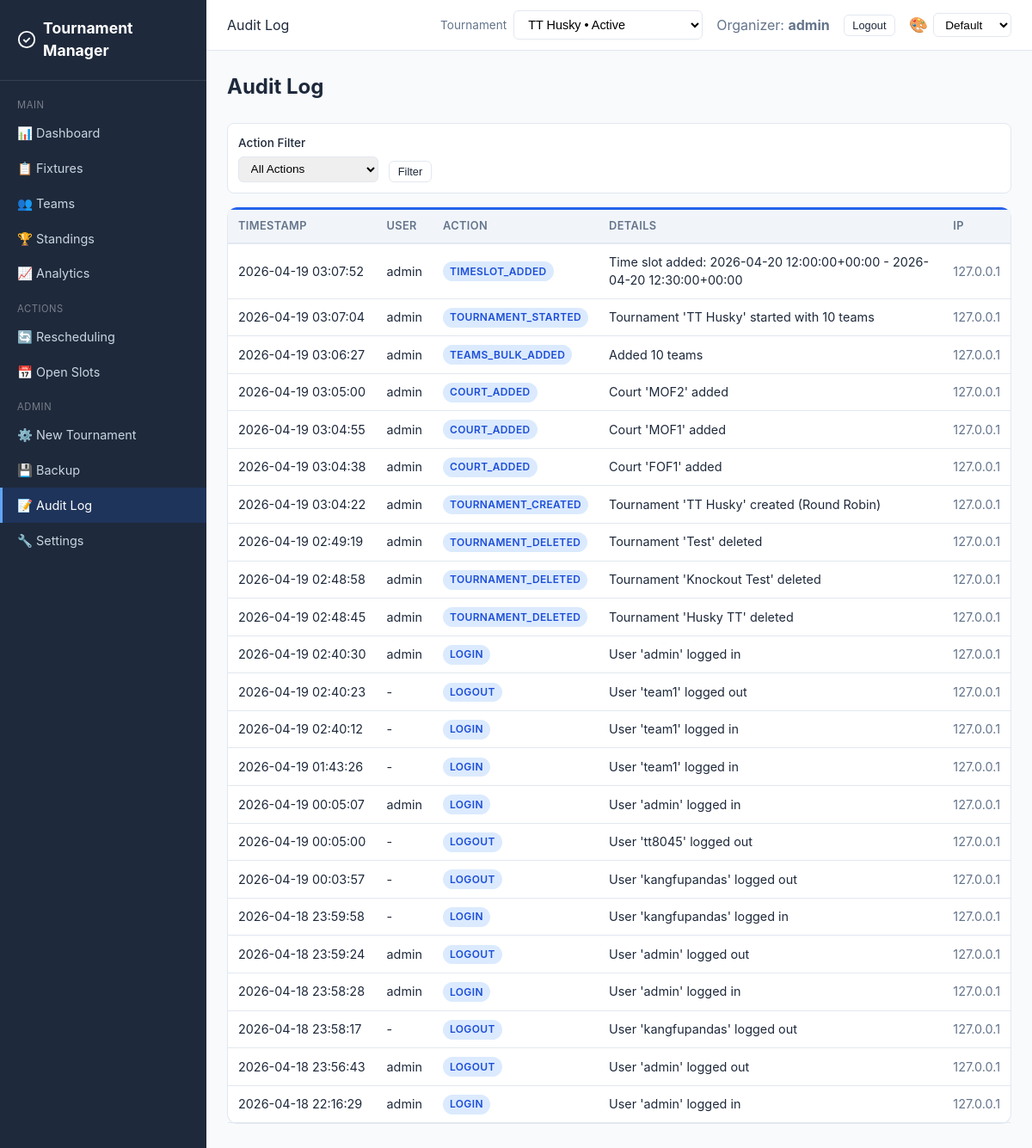
/audit-log/?page=4&action= (signed in), run on an earlier commit of the app's database.
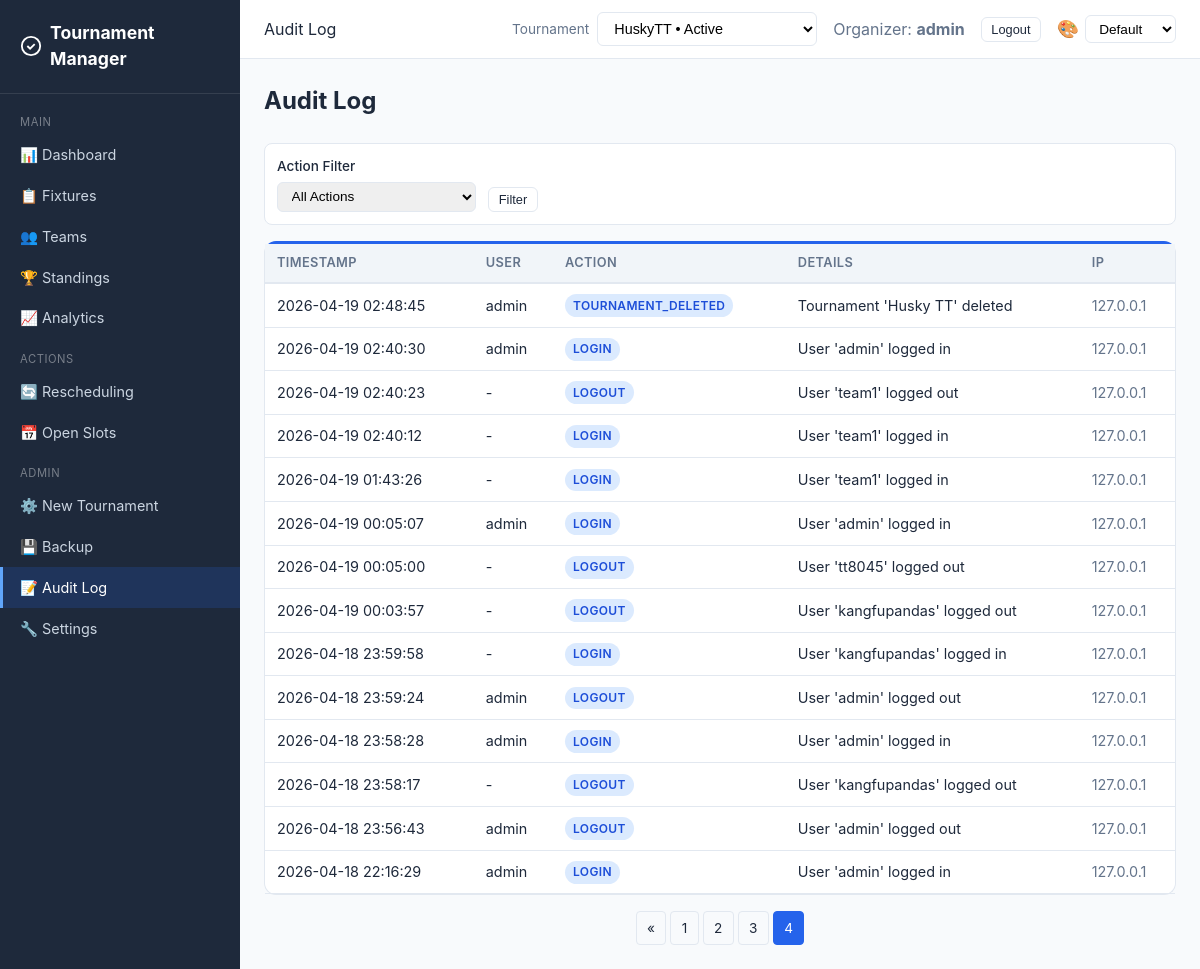
And on a later commit of the database.
### core/models.py (models this page shows, shortened)
class AuditLog(models.Model):
    user = models.ForeignKey(
        User, on_delete=models.SET_NULL, null=True, blank=True
    )
    action = models.CharField(max_length=100)
    details = models.TextField(default="")
    ip_address = models.GenericIPAddressField(null=True, blank=True)
    timestamp = models.DateTimeField(auto_now_add=True)
    tournament = models.ForeignKey(
        Tournament, on_delete=models.CASCADE, null=True, blank=True, related_name="audit_logs"
    )
    class Meta:
        ordering = ["-timestamp"]

### core/views.py (the view)
# urls.py: path("audit-log/", views.audit_log_view, name="audit_log"),
@login_required
def audit_log_view(request):
    tournament = _get_tournament(request)
    logs = AuditLog.objects.select_related("user")
    if tournament:
        logs = logs.filter(Q(tournament=tournament) | Q(tournament__isnull=True))
    action_filter = request.GET.get("action", "")
    if action_filter:
        logs = logs.filter(action=action_filter)
    page = _safe_page_param(request)
    per_page = 50
    total = logs.count()
    total_pages = max(1, (total + per_page - 1) // per_page)
    page = min(page, total_pages)
    logs = logs[(page - 1) * per_page : page * per_page]
    actions = AuditLog.objects.values_list("action", flat=True).distinct()
    return render(request, "core/audit_log.html", {
        "logs": logs, "actions": actions, "action_filter": action_filter,
        "page": page, "total_pages": total_pages, "page_range": range(1, total_pages + 1),
        **_tournament_context(request, tournament),
    })

### core/views.py (called while the page is built)
def _get_available_tournaments():
    return Tournament.objects.annotate(
        team_count=Count("teams", distinct=True),
        match_count=Count("matches", distinct=True),
    ).annotate(
        status_rank=db_models.Case(
            db_models.When(status="active", then=db_models.Value(0)),
            db_models.When(status="registration_open", then=db_models.Value(1)),
            db_models.When(status="ready", then=db_models.Value(2)),
            db_models.When(status="scheduled", then=db_models.Value(3)),
            db_models.When(status="setup", then=db_models.Value(4)),
            db_models.When(status="completed", then=db_models.Value(5)),
            default=db_models.Value(6),
            output_field=db_models.IntegerField(),
        )
    ).order_by("status_rank", "-created_at")

def _tournament_context(request, tournament=None):
    if not request.user.is_authenticated or not _is_organizer(request.user):
        return {}
    return {
        "available_tournaments": _get_available_tournaments(),
        "selected_tournament": tournament,
    }

def _is_organizer(user):
    return user.is_staff or user.is_superuser

### templates/core/audit_log.html (shortened to what this page needs)
{% extends "core/base.html" %}
{% block page_header %}Audit Log{% endblock %}
{% block content %}
<h1 class="page-title">Audit Log</h1>
<form method="get" class="filters">
    <div class="form-group" style="margin-bottom:0">
        <label>Action Filter</label>
        <select name="action">
            <option value="">All Actions</option>
        </select>
    </div>
    <div class="form-group" style="margin-bottom:0;align-self:flex-end;">
        <button type="submit" class="btn btn-outline btn-sm">Filter</button>
    </div>
</form>
<div class="card">
    <div class="table-container">
    <table>
        <thead>
            <tr><th>Timestamp</th><th>User</th><th>Action</th><th>Details</th><th>IP</th></tr>
        </thead>
        <tbody>
        {% for log in logs %}
        <tr>
            <td style="white-space:nowrap;">{{ log.timestamp|date:"Y-m-d H:i:s" }}</td>
            <td>{{ log.user.username|default:"-" }}</td>
            <td><span class="badge badge-upcoming">{{ log.action }}</span></td>
            <td style="max-width:500px;overflow:hidden;text-overflow:ellipsis;">{{ log.details|truncatechars:100 }}</td>
            <td class="text-muted">{{ log.ip_address|default:"-" }}</td>
        </tr>
        {% empty %}
        <tr><td colspan="5" class="text-center text-muted">No log entries.</td></tr>
        {% endfor %}
        </tbody>
    </table>
    </div>
</div>
{% if total_pages > 1 %}
<div class="pagination">
    {% if page > 1 %}<a href="?page={{ page|add:"-1" }}&action={{ action_filter }}">&laquo;</a>{% endif %}
    {% for p in page_range %}
    {% if p == page %}
    <span class="active">{{ p }}</span>
    {% else %}
    <a href="?page={{ p }}&action={{ action_filter }}">{{ p }}</a>
    {% endif %}
    {% endfor %}
</div>
{% endif %}
{% endblock %}

### templates/core/base.html (shortened to what the changed rows need)
{% load static %}
<!DOCTYPE html>
<html lang="en">
<head>
    <link rel="stylesheet" href="{% static 'css/style.css' %}?v={% now 'YmdHis' %}">
</head>
<body>
{% if user.is_authenticated %}
<div class="app-layout">
    <div class="main-content">
        <header class="topbar">
            <div class="topbar-right">
                {% if user.is_staff and available_tournaments %}
                <form method="post" action="{% url 'select_tournament' %}" style="display:flex;align-items:center;gap:0.5rem;">
                    <label for="tournament-switch" class="text-muted" style="font-size:0.85rem;">Tournament</label>
                    <select id="tournament-switch" name="tournament_id" class="form-select" onchange="this.form.submit()" style="min-width:220px;">
                        {% for t in available_tournaments %}
                        <option value="{{ t.pk }}" {% if selected_tournament and t.pk == selected_tournament.pk %}selected{% endif %}>
                            {{ t.name }} • {{ t.get_status_display }}
                        </option>
                        {% endfor %}
                    </select>
                </form>
                {% endif %}
            </div>
        </header>
        <div class="content">
            {% block content %}{% endblock %}
        </div>
    </div>
</div>
{% endif %}
</body>
</html>

What changed in the data, as far as the page shows it:
removed AuditLog: timestamp "2026-04-19 03:07:52", user.username "admin", action "TIMESLOT_ADDED", details "Time slot added: 2026-04-20 12:00:00+00:00 - 2026-04-20 12:30:00+00:00", ip_address "127.0.0.1"
removed AuditLog: timestamp "2026-04-19 03:07:04", user.username "admin", action "TOURNAMENT_STARTED", details "Tournament 'TT Husky' started with 10 teams", ip_address "127.0.0.1"
removed AuditLog: timestamp "2026-04-19 03:06:27", user.username "admin", action "TEAMS_BULK_ADDED", details "Added 10 teams", ip_address "127.0.0.1"
removed AuditLog: timestamp "2026-04-19 03:05:00", user.username "admin", action "COURT_ADDED", details "Court 'MOF2' added", ip_address "127.0.0.1"
removed AuditLog: timestamp "2026-04-19 03:04:55", user.username "admin", action "COURT_ADDED", details "Court 'MOF1' added", ip_address "127.0.0.1"
removed AuditLog: timestamp "2026-04-19 03:04:38", user.username "admin", action "COURT_ADDED", details "Court 'FOF1' added", ip_address "127.0.0.1"
removed AuditLog: timestamp "2026-04-19 03:04:22", user.username "admin", action "TOURNAMENT_CREATED", details "Tournament 'TT Husky' created (Round Robin)", ip_address "127.0.0.1"
no longer on this page (row unchanged): AuditLog: timestamp "2026-04-19 02:49:19", user.username "admin", action "TOURNAMENT_DELETED", details "Tournament 'Test' deleted", ip_address "127.0.0.1"
no longer on this page (row unchanged): AuditLog: timestamp "2026-04-19 02:48:58", user.username "admin", action "TOURNAMENT_DELETED", details "Tournament 'Knockout Test' deleted", ip_address "127.0.0.1"
Also different on the page:
form field tournament_id: "TT Husky • Active" → "HuskyTT • Active"
new list line: "1"
new list line: "2"
new list line: "3"
new list line: "4"
